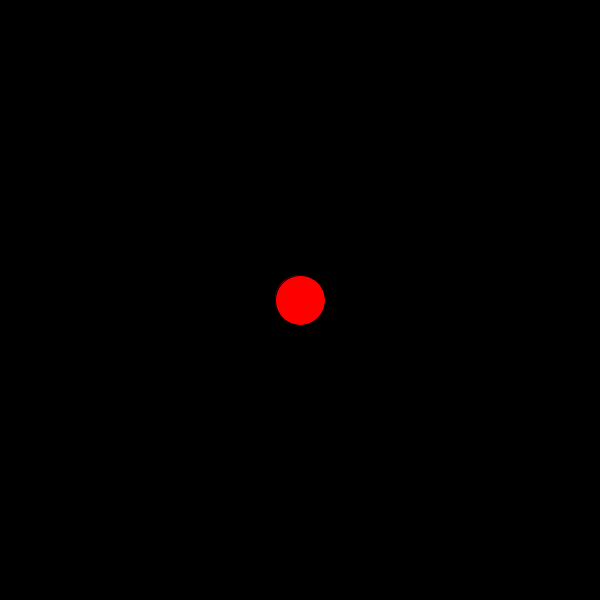
Frame 1 (no input)
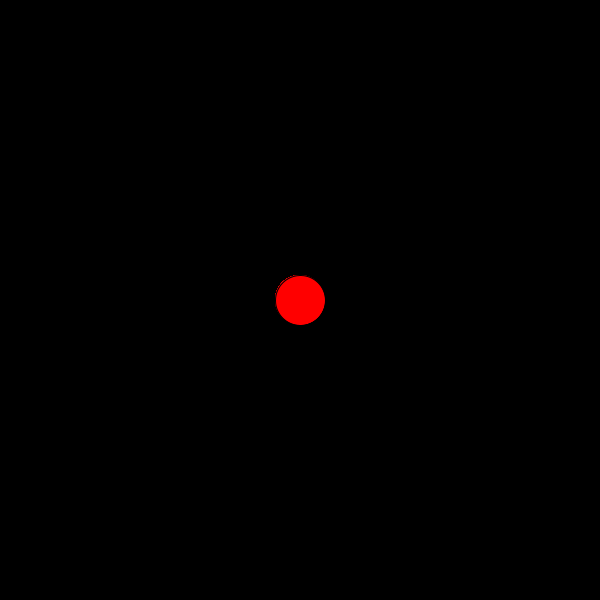
Frame 60 (the mouse pressed at the canvas centre just before this capture)
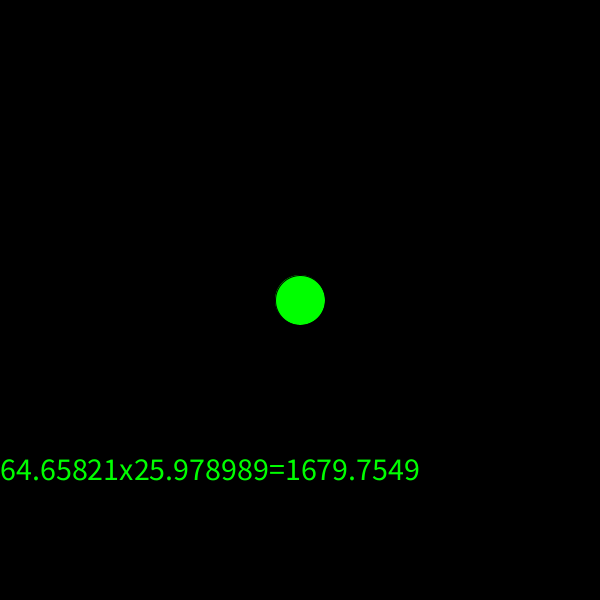
Frame 120 (the mouse held since frame 60 and released just before this capture)

The Processing sketch that drew these frames (run headless with seeded random() and noise(); from frame 60 on, the mouse is pressed at the canvas centre):

// Processing sketch: inClassAssignmentPractice
// ── inClassAssignmentPractice.pde
//variables we will need? 
//button parameters 
//boolean to detect if button is pressed 

//numbers to manipulate
//result variable to store the product/sum/ etc. 
float result; 
int x, y; 
boolean buttonClicked; 
int size; 
float dist; 
float num1, num2; 

void setup(){
  size(600, 600); 
  x = width/2; 
  y = height/2; 
  size = 50; 
  background(0); 
}

void draw(){
    //first step = writing a math function 
        //result = multiple(4.0, 5.0); 
        //println(result); 
    
    result = multiply(num1, num2); 
    //displaying the result of that function 
    textSize(32); 
    //text(result, width/2, height/2); 
    
    //only displaying result when button is clicked 
    if(buttonClicked){
         background(0);
         text(num1 + "x" + num2 + "=" + result, 0, height*.8);
         fill(0, 255, 0); 
    }else{
       fill(255, 0, 0); 
    }
    
    //second step = creating our button 
   
    ellipse(x, y, size, size);  
}

void mousePressed(){
  dist = dist(mouseX, mouseY, x, y); 
  if(dist <= size/2){
    buttonClicked = true; 
    num1 = random(0,100); 
    num2 = random(0,100); 
  }
}

float multiply (float a, float b){
    float product; 
    product = a * b; 
    return product; 
}
